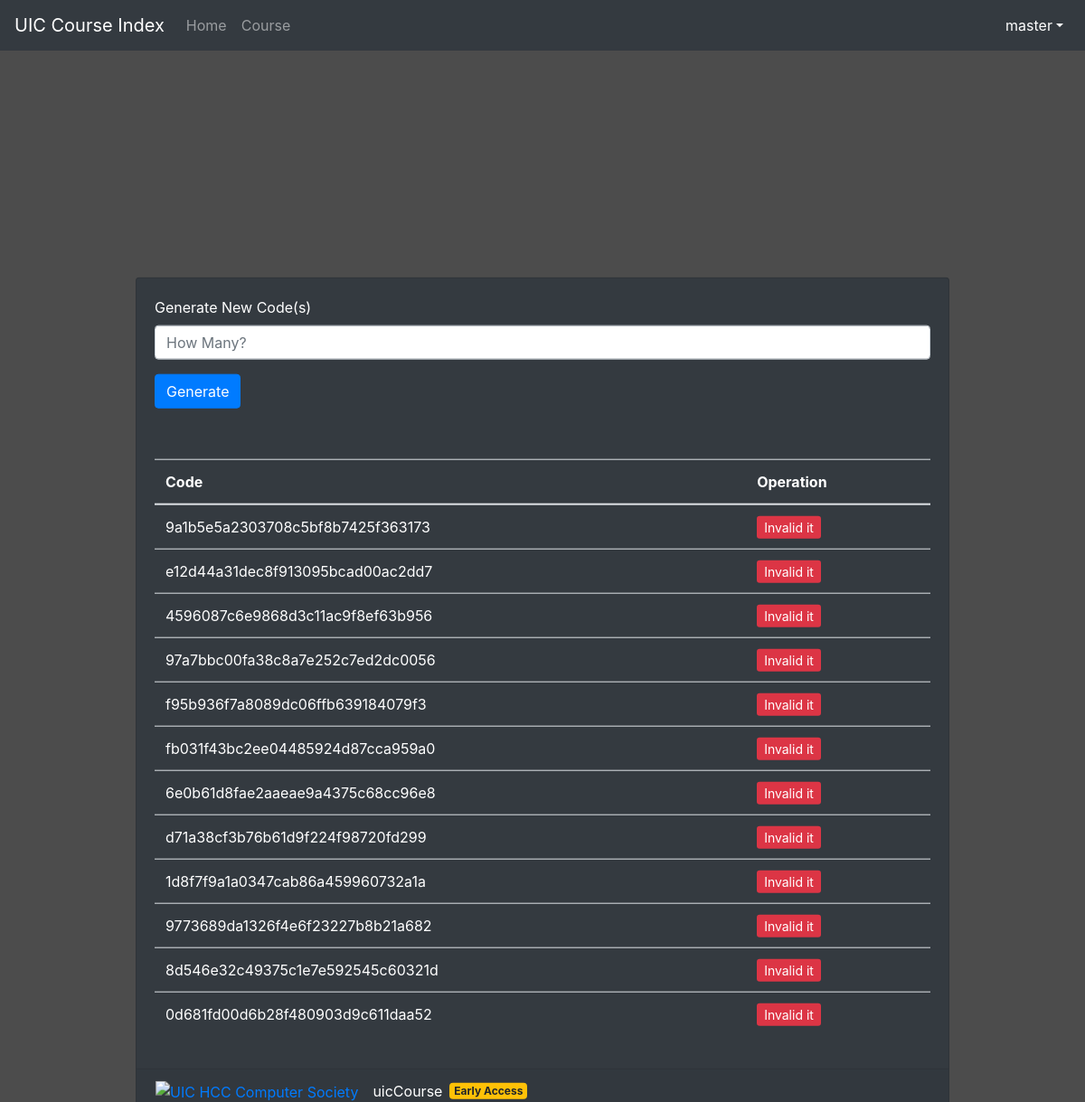
/tools/invitation/ (signed in), run on the app's committed database.
### course/models.py (models this page shows, shortened)
class InvitationCode(models.Model):
    invitation_code = models.TextField(null=True, unique=True)
    usability = models.BooleanField(default=True)

### course/views.py (the view, shortened to what this page needs)
# urls.py: path('tools/invitation/', views.invitation_code, name='invitation_code'),
def invitation_code(request):
    if not request.user.is_superuser:
        messages.add_message(request, messages.ERROR, 'No permission.')
        return redirect('/')
    else:
        times = request.POST.get('amount')
        code_all = models.InvitationCode.objects.all()
        if times is not None:
            messages.add_message(request, messages.INFO, 'Generated ' + str(times) + ' new invitation code(s).')
    return render(request, 'tools/newic.html', {'codes': code_all})

### course/templates/tools/newic.html (shortened to what this page needs)
<!doctype html>
<html lang="en">
<head>
    <link href="https://cdn.bootcss.com/bootstrap/4.0.0/css/bootstrap.min.css" rel="stylesheet">
    {% load static %}
    <link href="{% static "course/css/login_page.css" %}" rel="stylesheet">
</head>
<body>
<header>
    <nav class="navbar navbar-expand-md navbar-dark fixed-top bg-dark">
        <a class="navbar-brand" href="{% url 'home_page' %}">UIC Course Index</a>
        <div class="collapse navbar-collapse" id="navbarCollapse">
            <ul class="navbar-nav mr-auto">
                <li class="nav-item">
                    <a class="nav-link" href="{% url 'home_page' %}">Home</a>
                </li>
                <li class="nav-item">
                    <a class="nav-link" href="{% url 'course_list' %}">Course</a>
                </li>
            </ul>
            <ul class="navbar-nav ml-auto">
                <li class="nav-item dropdown show">
                    <a class="nav-link dropdown-toggle" href="#" id="dropdown01" data-toggle="dropdown"
                       aria-haspopup="true" aria-expanded="true">{{ user.username }}</a>
                </li>
            </ul>
        </div>
    </nav>
</header>
<div class="container d-flex justify-content-center align-items-center">
    <div class="d-flex p-2">
        </div>
        <div class="card text-white bg-dark mb-3 login-card w-75" style="margin-top: 10rem;">
            <div class="card-body">
                <form action="{% url 'invitation_code' %}" method="post">
                    <div class="form-group">
                        <label class="text-white">Generate New Code(s)</label>
                        <input type="text" class="form-control" placeholder="How Many?" name="amount">
                    </div>
                    <button type="submit" class="btn btn-primary">Generate</button>
                </form>
            </div>
            <div class="card-body">
                <table class="table table-hover justify-content-between" style="margin-top: 1rem;">
                    <thead>
                    <tr>
                        <th scope="col">Code</th>
                        <th scope="col">Operation</th>
                    </tr>
                    </thead>
                    <tbody>
                    {% for code in codes %}
                        <tr>
                        <td>{{ code.invitation_code }}</td>
                        <td>
                            {% if code.usability %}
                                <a href="{% url 'invitation_code_invalid' code.id %}" class="btn-danger btn-sm">Invalid
                                    it</a>
                            {% endif %}
                        </td>
                    {% endfor %}
                    </tr>
                    </tbody>
                </table>
            </div>
            <div class="card-footer">
                <div class="row">
                    <a href="https://uichcc.com">
                        <img src="https://uichcc.com/img/uichccwhite.svg" style="height: 30px; margin-left: 1rem;"
                             title="UIC HCC Computer Society">
                    </a>
                    <span class="d-flex align-items-center text-white" style="margin-left: 1rem;: ">uicCourse
                                    <span class="badge badge-warning" style="margin: 0 0.5rem;" data-toggle="tooltip"
                                          data-placement="right" title="Login is required.">
                                        Early Access
                                    </span>
                                </span>
                </div>
            </div>
        </div>
        </div>
        {% load static %}
</body>
</html>

### course/static/course/css/login_page.css (style rules this page uses)
html { position: relative; min-height: 100%; }
body { margin-bottom: 60px; font-family: -apple-system, BlinkMacSystemFont, "Segoe UI", "Droid Sans", "Helvetica Neue", "PingFang SC", "Hiragino Sans GB", "Droid Sans Fallback", "Microsoft YaHei", sans-serif; }
body > .container { padding: 60px 15px 0; }

### course/templates/tools/newic.html (style rules this page uses)
body { background-image: url("https://source.unsplash.com/daily"); background-size: cover; }
.login-card { position: absolute; top: 50%; transform: translateY(-50%); }

### data on the page
InvitationCode: invitation_code "9a1b5e5a2303708c5bf8b7425f363173", usability "Invalid it"
InvitationCode: invitation_code "e12d44a31dec8f913095bcad00ac2dd7", usability "Invalid it"
InvitationCode: invitation_code "4596087c6e9868d3c11ac9f8ef63b956", usability "Invalid it"
InvitationCode: invitation_code "97a7bbc00fa38c8a7e252c7ed2dc0056", usability "Invalid it"
InvitationCode: invitation_code "f95b936f7a8089dc06ffb639184079f3", usability "Invalid it"
InvitationCode: invitation_code "fb031f43bc2ee04485924d87cca959a0", usability "Invalid it"
InvitationCode: invitation_code "6e0b61d8fae2aaeae9a4375c68cc96e8", usability "Invalid it"
InvitationCode: invitation_code "d71a38cf3b76b61d9f224f98720fd299", usability "Invalid it"
InvitationCode: invitation_code "1d8f7f9a1a0347cab86a459960732a1a", usability "Invalid it"
InvitationCode: invitation_code "9773689da1326f4e6f23227b8b21a682", usability "Invalid it"
InvitationCode: invitation_code "8d546e32c49375c1e7e592545c60321d", usability "Invalid it"
InvitationCode: invitation_code "0d681fd00d6b28f480903d9c611daa52", usability "Invalid it"

### other printed values
{{ user.username }} "master"
